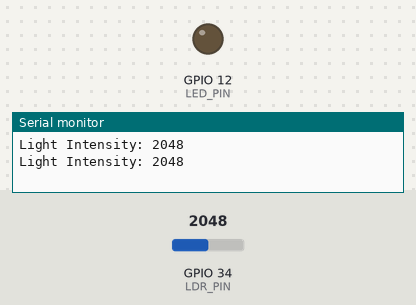
This sketch was run on a simulated ESP32. On the bench: output pins drawn as LEDs (lit = HIGH), the last lines printed to the serial monitor. Inputs (shaded band) come from the test bench; at power-on: GPIO 34 (LDR_PIN) = 2048.

Above: at 1.8 s.
1.9 s: GPIO 34 (LDR_PIN) set to 1554
3.4 s: GPIO 34 (LDR_PIN) set to 1466
At 5.2 s:
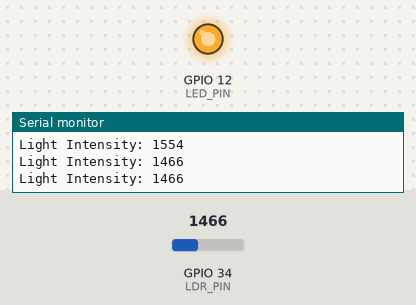
5.5 s: GPIO 34 (LDR_PIN) set to 1540
At 6.9 s:
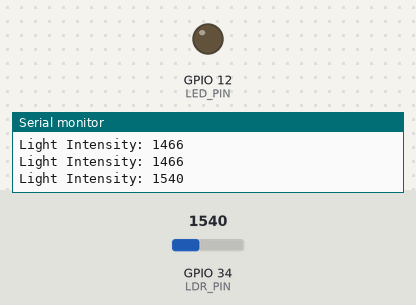
7.5 s: GPIO 34 (LDR_PIN) set to 1460
At 8.5 s:
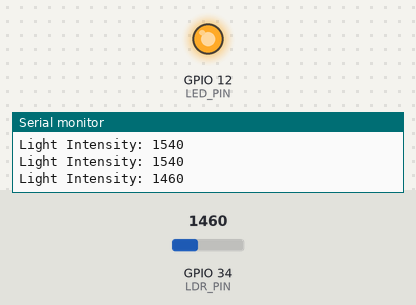
Timing chart, 0 to 10.5 s (numbered marks = the images above; inputs shaded):
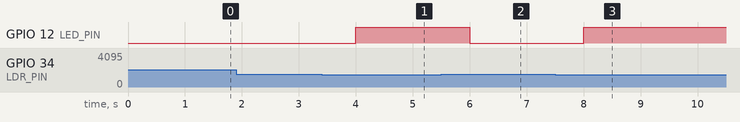

Measured:
- the behaviour switches between 1500 and 1499 on GPIO 34 (LDR_PIN) (found by bisection; images 0 and 1)
- after the input at 3.4 s, GPIO 12 (LED_PIN): LOW → HIGH after 0.60 s
- after the input at 5.5 s, GPIO 12 (LED_PIN): HIGH → LOW after 0.50 s
- after the input at 7.5 s, GPIO 12 (LED_PIN): LOW → HIGH after 0.50 s

The sketch:

17_LDR_Sensor.ino
```cpp
#define LDR_PIN 34
#define LED_PIN 12

void setup() {
  Serial.begin(115200);
  pinMode(LED_PIN, OUTPUT);
}

void loop() {
  int lightLevel = analogRead(LDR_PIN);
  Serial.print("Light Intensity: ");
  Serial.println(lightLevel);

  if (lightLevel < 1500) {
    digitalWrite(LED_PIN, HIGH);
  } else {
    digitalWrite(LED_PIN, LOW);
  }

  delay(1000);
}
```
